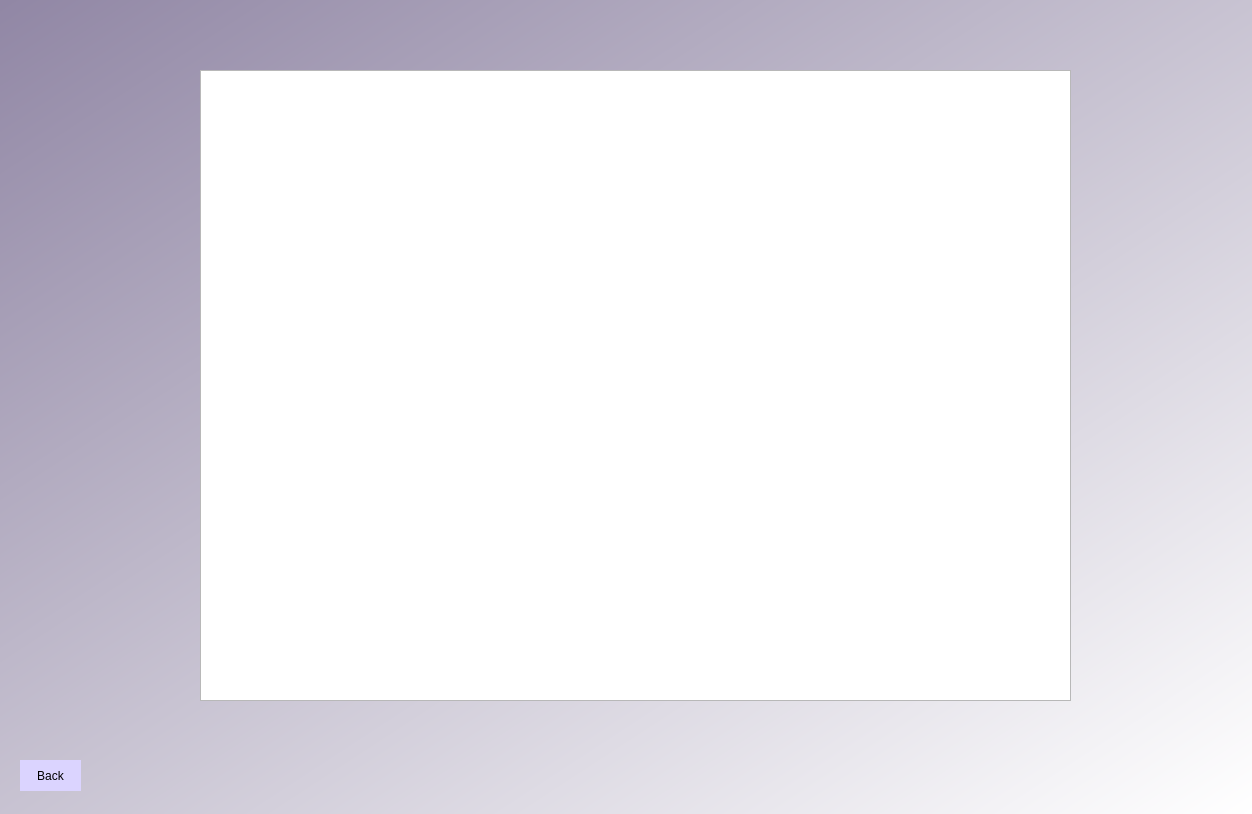
<?xml version="1.0" encoding="UTF-8"?>
<ui version="4.0">
 <class>mov_o</class>
 <widget class="QDialog" name="mov_o">
  <property name="geometry">
   <rect>
    <x>0</x>
    <y>0</y>
    <width>1252</width>
    <height>814</height>
   </rect>
  </property>
  <property name="windowTitle">
   <string>Dialog</string>
  </property>
  <property name="styleSheet">
   <string notr="true">QWidget#mov_o{
background-color: qlineargradient(spread:pad, x1:0, y1:0.00545455, x2:1, y2:1, stop:0 rgba(145, 135, 165, 255), stop:1 rgba(255, 255, 255, 255));}</string>
  </property>
  <widget class="QPushButton" name="back">
   <property name="geometry">
    <rect>
     <x>20</x>
     <y>760</y>
     <width>61</width>
     <height>31</height>
    </rect>
   </property>
   <property name="styleSheet">
    <string notr="true">border-radius:20px;
background-color: rgb(219, 212, 255);
font: 12pt &quot;MS Shell Dlg 2&quot;;</string>
   </property>
   <property name="text">
    <string>Back</string>
   </property>
  </widget>
  <widget class="QTableView" name="movo">
   <property name="geometry">
    <rect>
     <x>200</x>
     <y>70</y>
     <width>871</width>
     <height>631</height>
    </rect>
   </property>
  </widget>
 </widget>
 <resources/>
 <connections/>
</ui>
